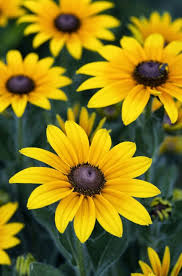
#> input picture flower.jpg, 182 x 276 px
$ python histo.py
#> lines starting #> are read from the running program, lines starting #| are printed output that depends on the picture
from cv2 import cv2
import numpy as np
import matplotlib.pyplot as plt


flower = cv2.imread("flower.jpg")
#> flower is the input picture: shape (276, 182, 3); mean B, G, R 26.8, 119.1, 133.1
flower = cv2.resize(flower, (800, 600))
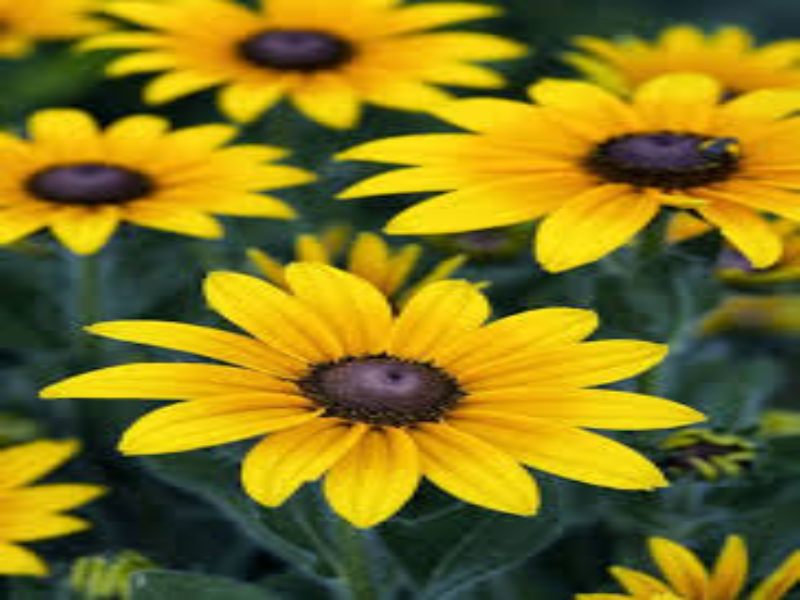
#> flower: shape (600, 800, 3); mean B, G, R 26.6, 119, 133
s = flower.shape
#> s = (600, 800, 3)

flowerGray = cv2.cvtColor(flower, cv2.COLOR_BGR2GRAY)
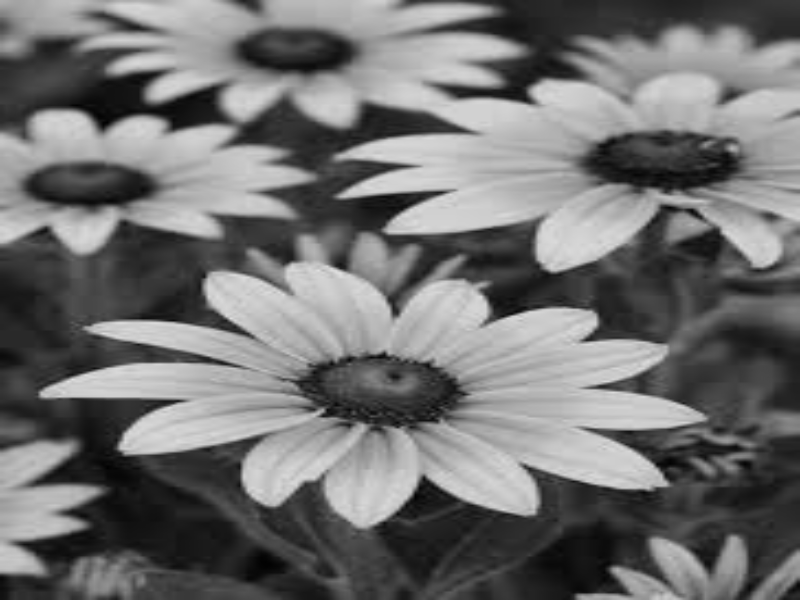
#> flowerGray: shape (600, 800); min 1, max 225, mean 112.6
flowerGray = cv2.convertScaleAbs(flowerGray, alpha=1.10, beta=40)
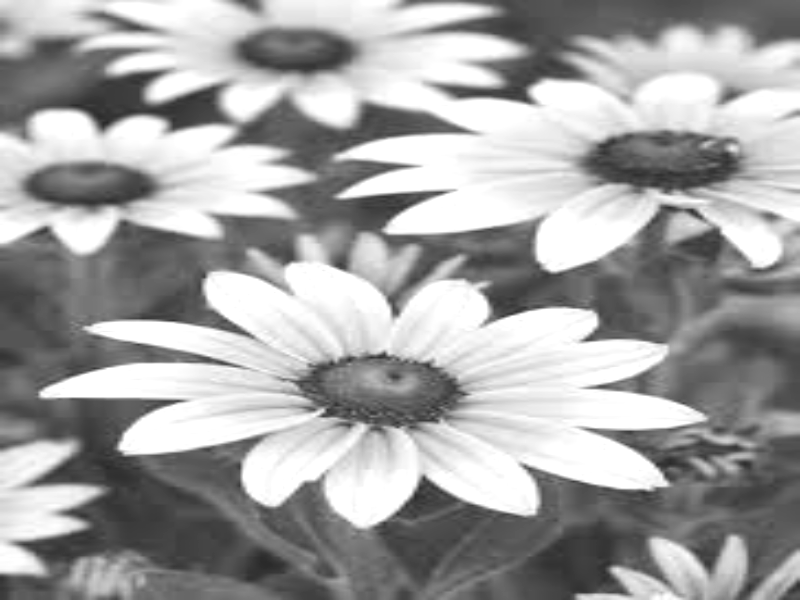
#> flowerGray: shape (600, 800); min 41, max 255, mean 162.7
cv2.imshow('original', flowerGray)
cv2.waitKey(0)

########################################

def Hist(image):
    H = np.zeros(shape=(265, 1))
    s = image.shape
#> s = (600, 800)
    for i in range(s[0]):
        for j in range(s[1]):
            k = image[i, j]
            H[k, 0] = H[k, 0] + 1
#> after the loop, H = 265 values, max 62688 at index 255, min 0 at index 0, mean 1811.3

    return H


histg = Hist(flowerGray)
#> histg has the same summary as H in Hist
plt.plot(histg)
plt.show()
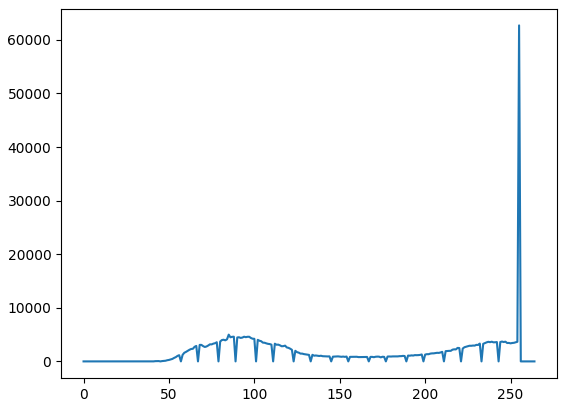
#> figure drawn by matplotlib, 1 panel; curve peaks at x = 255, y = 62688

#####################################

x = histg.reshape(1, 265)
y = np.zeros((1, 265))

for i in range(265):
    if x[0, i] == 0:
        y[0, i] = 0
    else:
        y[0, i] = i

min = np.min(y[np.nonzero(y)])
#> min = 41
max = np.max(y[np.nonzero(y)])
#> max = 255

strech = np.round(((255 - 0) / (max - min)) * (y - min))
strech[strech < 0] = 0
strech[strech > 255] = 255

for i in range(s[0]):
    for j in range(s[1]):
        k = flowerGray[i, j]
        flowerGray[i, j] = strech[0, k]
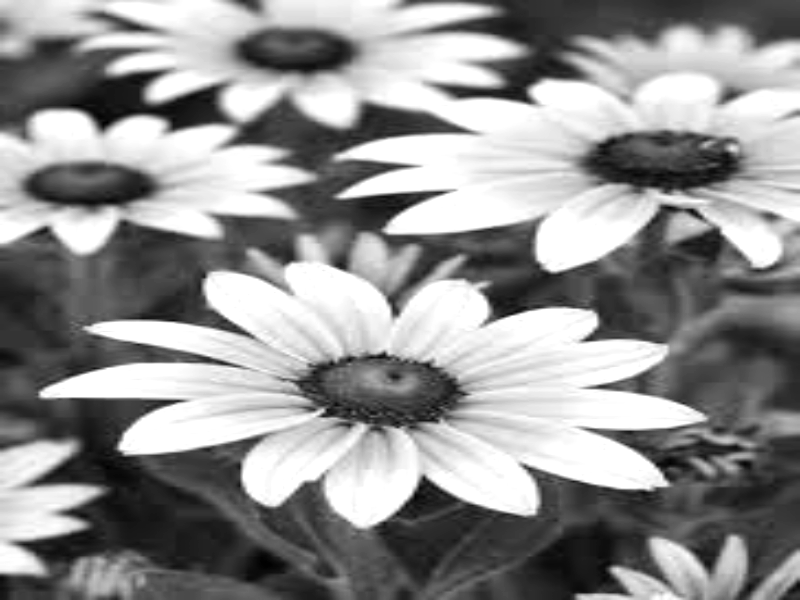
#> flowerGray: shape (600, 800); min 0, max 255, mean 145.1

histg2 = Hist(flowerGray)
#> histg2 = 265 values, max 62688 at index 255, min 0 at index 3, mean 1811.3
cv2.imshow('mysteching', flowerGray)
plt.plot(histg)
plt.plot(histg2)
plt.show()
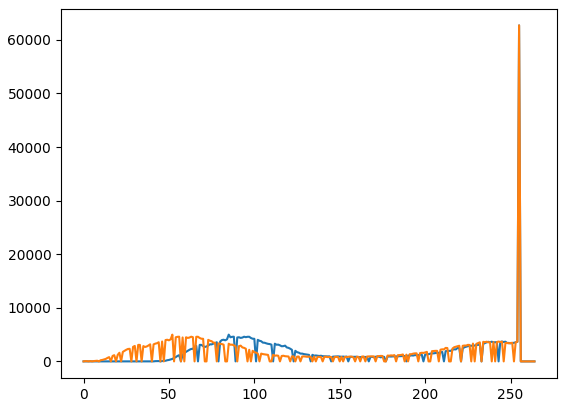
#> figure drawn by matplotlib, 1 panel; curve peaks at x = 255, y = 62688; curve peaks at x = 255, y = 62688
